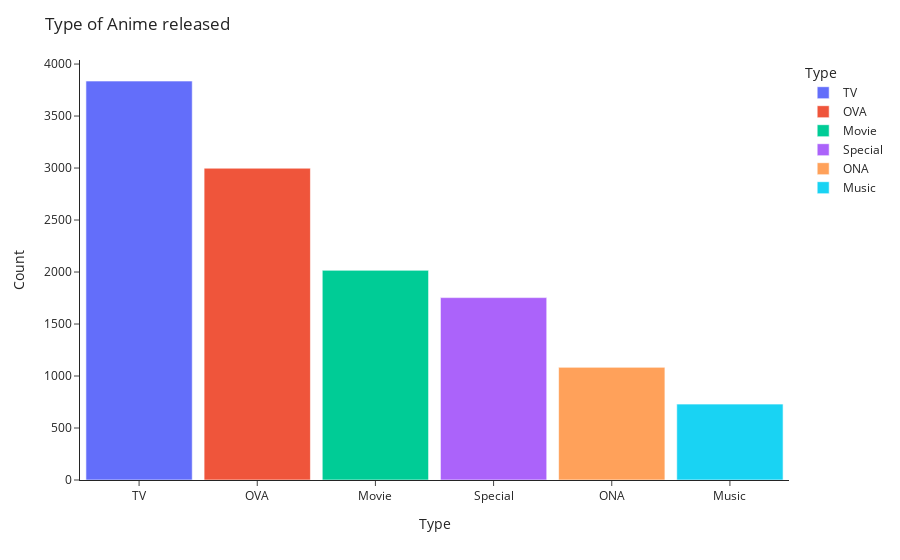

Notebook source saved alongside this figure:
### Code cell
import plotly.io as pio
import plotly.express as px

from matplotlib import colors as mcolors


pio.templates.default = "simple_white"
fig = px.histogram(temp_df, x="Type", color="Type", 
                   nbins=len(temp_df['Type'].unique()), 
                   category_orders={'Type': temp_df['Type'].value_counts().index.tolist()},
                   template= "simple_white",
                #    color = "Type", 
                #    color_discrete_sequence=px.colors.qualitative.G10,
                   )

fig.update_layout(
    title_text='Type of Anime released', 
    xaxis_title_text='Type',
    yaxis_title_text='Count', 
    bargap=0.1, 
    barmode='relative'
)

fig.show()

### Figure 1 — Plotly figure (JSON) as saved in the notebook; plotly's stock layout.template omitted (floating-point values rounded to 4 significant figures; data arrays with more than 128 entries replaced by an {"elided": "..."} marker saying what was removed)
{"data": [{"alignmentgroup": "True", "bingroup": "x", "hovertemplate": "Type=%{x}<br>count=%{y}<extra></extra>", "legendgroup": "TV", "marker": {"color": "#636efa", "pattern": {"shape": ""}}, "name": "TV", "nbinsx": 6, "offsetgroup": "TV", "orientation": "v", "showlegend": true, "type": "histogram", "x": {"elided": "3837 str values"}, "xaxis": "x", "yaxis": "y"}, {"alignmentgroup": "True", "bingroup": "x", "hovertemplate": "Type=%{x}<br>count=%{y}<extra></extra>", "legendgroup": "OVA", "marker": {"color": "#ef553b", "pattern": {"shape": ""}}, "name": "OVA", "nbinsx": 6, "offsetgroup": "OVA", "orientation": "v", "showlegend": true, "type": "histogram", "x": {"elided": "2999 str values"}, "xaxis": "x", "yaxis": "y"}, {"alignmentgroup": "True", "bingroup": "x", "hovertemplate": "Type=%{x}<br>count=%{y}<extra></extra>", "legendgroup": "Movie", "marker": {"color": "#00cc96", "pattern": {"shape": ""}}, "name": "Movie", "nbinsx": 6, "offsetgroup": "Movie", "orientation": "v", "showlegend": true, "type": "histogram", "x": {"elided": "2017 str values"}, "xaxis": "x", "yaxis": "y"}, {"alignmentgroup": "True", "bingroup": "x", "hovertemplate": "Type=%{x}<br>count=%{y}<extra></extra>", "legendgroup": "Special", "marker": {"color": "#ab63fa", "pattern": {"shape": ""}}, "name": "Special", "nbinsx": 6, "offsetgroup": "Special", "orientation": "v", "showlegend": true, "type": "histogram", "x": {"elided": "1754 str values"}, "xaxis": "x", "yaxis": "y"}, {"alignmentgroup": "True", "bingroup": "x", "hovertemplate": "Type=%{x}<br>count=%{y}<extra></extra>", "legendgroup": "ONA", "marker": {"color": "#ffa15a", "pattern": {"shape": ""}}, "name": "ONA", "nbinsx": 6, "offsetgroup": "ONA", "orientation": "v", "showlegend": true, "type": "histogram", "x": {"elided": "1084 str values"}, "xaxis": "x", "yaxis": "y"}, {"alignmentgroup": "True", "bingroup": "x", "hovertemplate": "Type=%{x}<br>count=%{y}<extra></extra>", "legendgroup": "Music", "marker": {"color": "#19d3f3", "pattern": {"shape": ""}}, "name": "Music", "nbinsx": 6, "offsetgroup": "Music", "orientation": "v", "showlegend": true, "type": "histogram", "x": {"elided": "730 str values"}, "xaxis": "x", "yaxis": "y"}], "layout": {"bargap": 0.1, "barmode": "relative", "legend": {"title": {"text": "Type"}, "tracegroupgap": 0}, "margin": {"t": 60}, "title": {"text": "Type of Anime released"}, "xaxis": {"anchor": "y", "categoryarray": ["TV", "OVA", "Movie", "Special", "ONA", "Music"], "categoryorder": "array", "domain": [0, 1], "title": {"text": "Type"}}, "yaxis": {"anchor": "x", "domain": [0, 1], "title": {"text": "Count"}}}}
